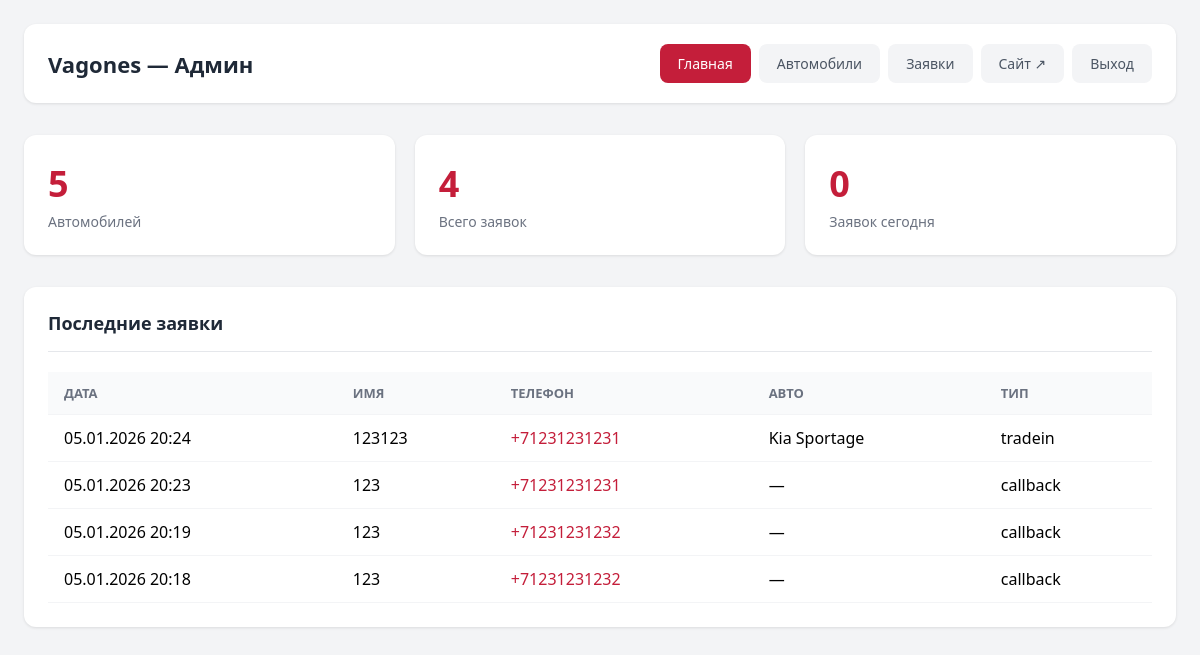
Before: /public_html/admin/index.php (signed in) with the older database file.
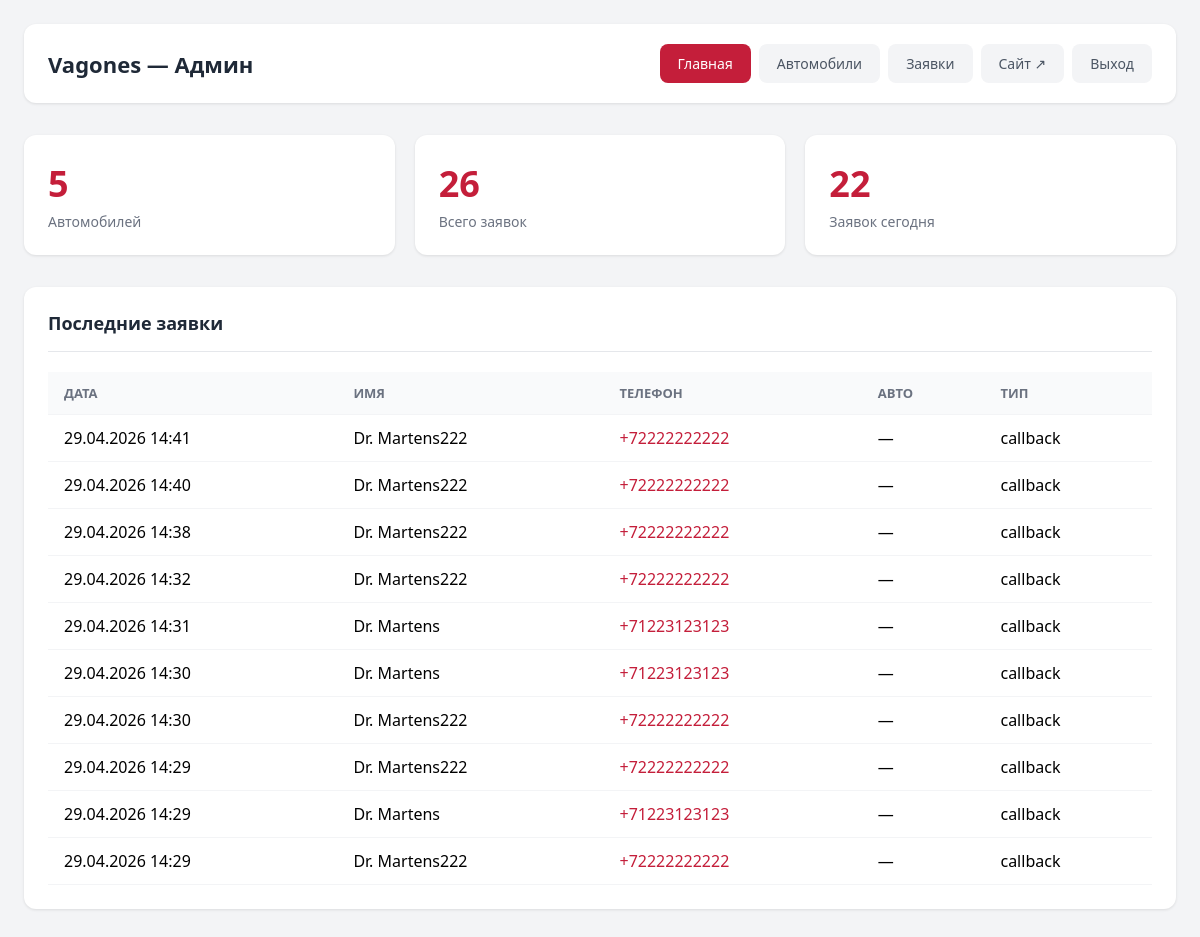
After: the same page with the newer database file.
### tables this page shows
CREATE TABLE leads (
                id INTEGER PRIMARY KEY AUTOINCREMENT,
                name TEXT NOT NULL,
                phone TEXT NOT NULL,
                car TEXT,
                message TEXT,
                type TEXT DEFAULT 'callback',
                created_at DATETIME DEFAULT CURRENT_TIMESTAMP
            );

### src/config/functions.php (called while the page is built, shortened)
<?php
function getDB(): PDO {
    static $pdo = null;
    if ($pdo === null) {
        $pdo = new PDO('sqlite:' . DB_PATH);
        $pdo->setAttribute(PDO::ATTR_ERRMODE, PDO::ERRMODE_EXCEPTION);
        $pdo->setAttribute(PDO::ATTR_DEFAULT_FETCH_MODE, PDO::FETCH_ASSOC);
    }
    return $pdo;
}
function getLeads(?string $type = null): array {
    $pdo = getDB();
    if ($type) {
        $stmt = $pdo->prepare("SELECT * FROM leads WHERE type = ? ORDER BY created_at DESC");
        $stmt->execute([$type]);
    } else {
        $stmt = $pdo->query("SELECT * FROM leads ORDER BY created_at DESC");
    }
    return $stmt->fetchAll();
}
function getLeadsCount(): int {
    return (int)getDB()->query("SELECT COUNT(*) FROM leads")->fetchColumn();
}
function getTodayLeadsCount(): int {
    return (int)getDB()->query("SELECT COUNT(*) FROM leads WHERE date(created_at) = date('now')")->fetchColumn();
}
function e(string $str): string {
    return htmlspecialchars($str, ENT_QUOTES, 'UTF-8');
}

### public_html/admin/index.php (the view, shortened to what the changed rows need)
<?php
require_once __DIR__ . '/../../src/config/functions.php';
?>
<?php exit; endif;
$leads = getLeads();
?>
<!DOCTYPE html>
<html lang="ru">
<head>
</head>
<body>
    <div class="admin">
        <div class="header">
            <h1><?= SITE_NAME ?> — Админ</h1>
        </div>
        <div class="stats">
            <div class="stat">
                <div class="stat-value"><?= getLeadsCount() ?></div>
                <div class="stat-label">Всего заявок</div>
            </div>
            <div class="stat">
                <div class="stat-value"><?= getTodayLeadsCount() ?></div>
                <div class="stat-label">Заявок сегодня</div>
            </div>
        </div>
        <div class="card">
            <h2>Последние заявки</h2>
            <?php if (empty($leads)): ?>
                <div class="empty">Заявок пока нет</div>
            <?php else: ?>
            <table>
                <thead><tr><th>Дата</th><th>Имя</th><th>Телефон</th><th>Авто</th><th>Тип</th></tr></thead>
                <tbody>
                    <?php foreach (array_slice($leads, 0, 10) as $l): ?>
                    <tr>
                        <td><?= date('d.m.Y H:i', strtotime($l['created_at'])) ?></td>
                        <td><?= e($l['name']) ?></td>
                        <td><a href="tel:<?= e($l['phone']) ?>"><?= e($l['phone']) ?></a></td>
                        <td><?= e($l['car'] ?: '—') ?></td>
                        <td><?= e($l['type']) ?></td>
                    </tr>
                    <?php endforeach; ?>
                </tbody>
            </table>
            <?php endif; ?>
        </div>
    </div>
</body>
</html>

Changed rows visible on the page:
no longer on this page (row unchanged): leads: created_at "05.01.2026 20:24", name "123123", phone "+71231231231", car "Kia Sportage", type "tradein"
no longer on this page (row unchanged): leads: created_at "05.01.2026 20:23", name "123", phone "+71231231231", car "—", type "callback"
no longer on this page (row unchanged): leads: created_at "05.01.2026 20:19", name "123", phone "+71231231232", car "—", type "callback"
no longer on this page (row unchanged): leads: created_at "05.01.2026 20:18", name "123", phone "+71231231232", car "—", type "callback"
added leads: created_at "29.04.2026 14:41", name "Dr. Martens222", phone "+72222222222", car "—", type "callback"
added leads: created_at "29.04.2026 14:40", name "Dr. Martens222", phone "+72222222222", car "—", type "callback"
added leads: created_at "29.04.2026 14:38", name "Dr. Martens222", phone "+72222222222", car "—", type "callback"
added leads: created_at "29.04.2026 14:32", name "Dr. Martens222", phone "+72222222222", car "—", type "callback"
added leads: created_at "29.04.2026 14:31", name "Dr. Martens", phone "+71223123123", car "—", type "callback"
added leads: created_at "29.04.2026 14:30", name "Dr. Martens", phone "+71223123123", car "—", type "callback"
added leads: created_at "29.04.2026 14:30", name "Dr. Martens222", phone "+72222222222", car "—", type "callback"
added leads: created_at "29.04.2026 14:29", name "Dr. Martens222", phone "+72222222222", car "—", type "callback"
added leads: created_at "29.04.2026 14:29", name "Dr. Martens", phone "+71223123123", car "—", type "callback"
added leads: created_at "29.04.2026 14:29", name "Dr. Martens222", phone "+72222222222", car "—", type "callback"
Other visible differences:
getLeadsCount(): "4" → "26"
getTodayLeadsCount(): "0" → "22"
